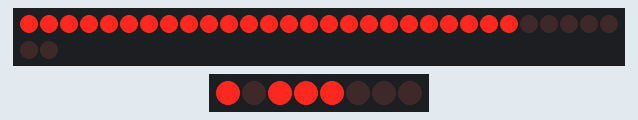
This sketch was run on a simulated Arduino Uno, built with avr-gcc and run on an emulated ATmega328P. On the bench: 32 shift-register outputs drawn as a row of LEDs (first output left, lit = HIGH), 8 shift-register outputs drawn as a row of LEDs (first output left, lit = HIGH). Wiring (inferred from the names in the program): 4 × shift register (74HC595): data pin 3; shift clock pin 1; latch pin 9; shift register (74HC595): data pin 10; shift clock pin 8; latch pin 2. Wiring (inferred from the signals the program sends): 2 × row of LEDs: on Q0, Q1, Q2, Q3, Q4, Q5, Q6, Q7, Q8, Q9, Q10, Q11, Q12, Q13, Q14, Q15, Q16, Q17, Q18, Q19, Q20, Q21, Q22, Q23, Q24, Q25, Q26, Q27, Q28, Q29, Q30, Q31 / on Q0, Q1, Q2, Q3, Q4, Q5, Q6, Q7.

Above: at 0.34 s.
At 11.57 s:
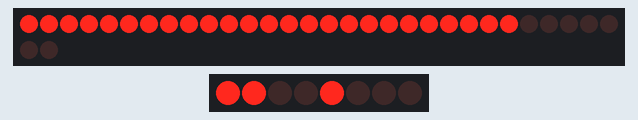
At 18.57 s:
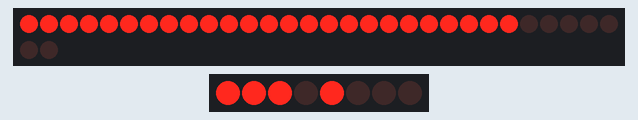
At 37.42 s:
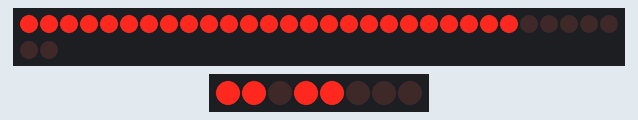
Timing chart, 0 to 40.0 s (numbered marks = the images above):
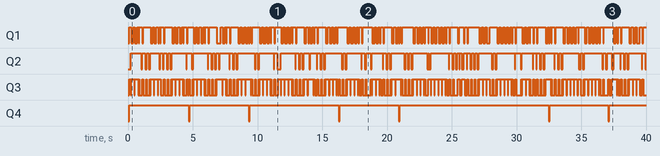

Measured:
- by itself, Q1: LOW → HIGH at 0.08 s, → LOW 0.18 s later, → HIGH 0.16 s later, → LOW 0.12 s later, … (221 changes in this stretch)

The sketch:

Cube1.ino
```cpp
//FOR ANODE
int clock_1 = 1; //IC Pin 11
int latch_1 = 2; //IC Pin 12
int data_1  = 3; //IC Pin 14
//FOR CATHODE
int clock_2 = 8; //IC Pin 11
int latch_2 = 9; //IC Pin 12
int data_2  = 10; //IC Pin 14

byte shift_1[]={
B11111111,B00000001,B11111110,B00000001,B11111110,B00000001,B11111110,B00000001,    B11111110,B00000010,B00000001,B11111100,B00000010,B00000001,B11111100,B00000010,B00000001,B11111100,B00000011,    B11111100,B00000100,B00000011,B11111000,B00000100,B00000011,B11111000,B00000100,B00000011,B11111000,B00000111,    B11111000,B00001000,B00000111,B11110000,B00001000,B00000111,B11110000,B00001000,B00000111,B11110000,B00001111,    B11110000,B00010000,B00001111,B11100000,B00010000,B00001111,B11100000,B00010000,B00001111,B11100000,B00011111,
                                                                                    B11100000,B00100000,B00011111,B11000000,B00100000,B00100000,B11000000,B00100000,B00011111,B11000000,B00111111,    B11000000,B01000000,B00111111,B10000000,B01000000,B00111111,B10000000,B01000000,B00111111,B10000000,B01111111,    B10000000,B10000000,B01111111,B00000000,B10000000,B01111111,B00000000,B10000000,B01111111,B00000000,B11111111,    B00000000,B00000000,B11111111,B00000000,B00000000,B11111111,B00000000,B00000000,B11111111,B00000000,B11111111,   B00000000,B00000000,B11111111,B00000000,B00000000,B11111111,B00000000,B00000000,B11111111,B00000000,B11111111,
                                                                                    B00000000,B00000000,B11111111,B00000000,B00000000,B11111111,B00000000,B00000000,B11111111,B00000000,B11111111,    B00000000,B00000000,B11111111,B00000000,B00000000,B11111111,B00000000,B00000000,B11111111,B00000000,B11111111,    B00000000,B00000000,B11111111,B00000000,B00000000,B11111111,B00000000,B00000000,B11111111,B00000000,B11111111,    B00000000,B00000000,B11111111,B00000000,B00000000,B11111111,B00000000,B00000000,B11111111,B00000000,B11111111,   B00000000,B00000000,B11111111,B00000000,B00000000,B11111111,B00000000,B00000000,B11111111,B00000000,B11111111,
                                                                                    B00000000,B00000000,B11111111,B00000000,B00000000,B11111111,B00000000,B00000000,B11111111,B00000000,B11111111,    B00000000,B00000000,B11111111,B00000000,B00000000,B11111111,B00000000,B00000000,B11111111,B00000000,B11111111,    B00000000,B00000000,B11111111,B00000000,B00000000,B11111111,B00000000,B00000000,B11111111,B00000000,B11111111,    B00000000,B00000000,B11111111,B00000000,B00000000,B11111111,B00000000,B00000000,B11111111,B00000000,B11111111,   B00000000,B00000000,B11111111,B00000000,B00000000,B11111111,B00000000,B00000000,B11111111,B00000000,B11111111,
                                                                                    B00000000,B00000000,B11111111,B00000000,B00000000,B11111111,B00000000,B00000000,B11111111,B00000000,B11111111,    B00000000,B00000000,B11111111,B00000000,B00000000,B11111111,B00000000,B00000000,B11111111,B00000000,B11111111,    B00000000,B00000000,B11111111,B00000000,B00000000,B11111111,B00000000,B00000000,B11111111,B00000000,B11111111,    B00000000,B00000000,B11111111,B00000000,B00000000,B11111111,B00000000,B00000000,B11111111,B00000000,B11111111,   B00000000,B00000000,B11111111,B00000000,B00000000,B11111111,B00000000,B00000000,B11111111,B00000000,B11111111
};

byte shift_2[]={
B11111111,B00000000,B11111111,B00000000,B11111111,B00000000,B11111111,B00000000,    B11111111,B00000000,B00000000,B11111111,B00000000,B00000000,B11111111,B00000000,B00000000,B11111111,B00000000,    B11111111,B00000000,B00000000,B11111111,B00000000,B00000000,B11111111,B00000000,B00000000,B11111111,B00000000,    B11111111,B00000000,B00000000,B11111111,B00000000,B00000000,B11111111,B00000000,B00000000,B11111111,B00000000,    B11111111,B00000000,B00000000,B11111111,B00000000,B00000000,B11111111,B00000000,B00000000,B11111111,B00000000,
                                                                                    B11111111,B00000000,B00000000,B11111111,B00000000,B00000000,B11111111,B00000000,B00000000,B11111111,B00000000,    B11111111,B00000000,B00000000,B11111111,B00000000,B00000000,B11111111,B00000000,B00000000,B11111111,B00000000,    B11111111,B00000000,B00000000,B11111111,B00000000,B00000000,B11111111,B00000000,B00000000,B11111111,B00000000,    B11111111,B00000001,B00000000,B11111110,B00000001,B00000000,B11111110,B00000001,B00000000,B11111110,B00000001,   B11111110,B00000010,B00000001,B11111100,B00000010,B00000001,B11111100,B00000010,B00000001,B11111100,B00000011,
                                                                                    B11111100,B00000100,B00000011,B11111000,B00000100,B00000011,B11111000,B00000100,B00000011,B11111000,B00000111,    B11111000,B00001000,B00000111,B11110000,B00001000,B00000111,B11110000,B00001000,B00000111,B11110000,B00001111,    B11110000,B00010000,B00001111,B11100000,B00010000,B00001111,B11100000,B00010000,B00001111,B11100000,B00011111,    B11100000,B00100000,B00011111,B11000000,B00100000,B00011111,B11000000,B00100000,B00011111,B11000000,B00111111,   B11000000,B01000000,B00111111,B10000000,B01000000,B00111111,B10000000,B01000000,B00111111,B10000000,B01111111,
                                                                                    B10000000,B10000000,B01111111,B00000000,B10000000,B01111111,B00000000,B10000000,B01111111,B00000000,B11111111,    B00000000,B00000000,B11111111,B00000000,B00000000,B11111111,B00000000,B00000000,B11111111,B00000000,B11111111,    B00000000,B00000000,B11111111,B00000000,B00000000,B11111111,B00000000,B00000000,B11111111,B00000000,B11111111,    B00000000,B00000000,B11111111,B00000000,B00000000,B11111111,B00000000,B00000000,B11111111,B00000000,B11111111,   B00000000,B00000000,B11111111,B00000000,B00000000,B11111111,B00000000,B00000000,B11111111,B00000000,B11111111,
                                                                                    B00000000,B00000000,B11111111,B00000000,B00000000,B11111111,B00000000,B00000000,B11111111,B00000000,B11111111,    B00000000,B00000000,B11111111,B00000000,B00000000,B11111111,B00000000,B00000000,B11111111,B00000000,B11111111,    B00000000,B00000000,B11111111,B00000000,B00000000,B11111111,B00000000,B00000000,B11111111,B00000000,B11111111,    B00000000,B00000000,B11111111,B00000000,B00000000,B11111111,B00000000,B00000000,B11111111,B00000000,B11111111,   B00000000,B00000000,B11111111,B00000000,B00000000,B11111111,B00000000,B00000000,B11111111,B00000000,B11111111
};

byte shift_3[]={
B11111111,B00000000,B11111111,B00000000,B11111111,B00000000,B11111111,B00000000,    B11111111,B00000000,B00000000,B11111111,B00000000,B00000000,B11111111,B00000000,B00000000,B11111111,B00000000,    B11111111,B00000000,B00000000,B11111111,B00000000,B00000000,B11111111,B00000000,B00000000,B11111111,B00000000,    B11111111,B00000000,B00000000,B11111111,B00000000,B00000000,B11111111,B00000000,B00000000,B11111111,B00000000,    B11111111,B00000000,B00000000,B11111111,B00000000,B00000000,B11111111,B00000000,B00000000,B11111111,B00000000,
                                                                                    B11111111,B00000000,B00000000,B11111111,B00000000,B00000000,B11111111,B00000000,B00000000,B11111111,B00000000,    B11111111,B00000000,B00000000,B11111111,B00000000,B00000000,B11111111,B00000000,B00000000,B11111111,B00000000,    B11111111,B00000000,B00000000,B11111111,B00000000,B00000000,B11111111,B00000000,B00000000,B11111111,B00000000,    B11111111,B00000000,B00000000,B11111111,B00000000,B00000000,B11111111,B00000000,B00000000,B11111111,B00000000,   B11111111,B00000000,B00000000,B11111111,B00000000,B00000000,B11111111,B00000000,B00000000,B11111111,B00000000,
                                                                                    B11111111,B00000000,B00000000,B11111111,B00000000,B00000000,B11111111,B00000000,B00000000,B11111111,B00000000,    B11111111,B00000000,B00000000,B11111111,B00000000,B00000000,B11111111,B00000000,B00000000,B11111111,B00000000,    B11111111,B00000000,B00000000,B11111111,B00000000,B00000000,B11111111,B00000000,B00000000,B11111111,B00000000,    B11111111,B00000000,B00000000,B11111111,B00000000,B00000000,B11111111,B00000000,B00000000,B11111111,B00000000,   B11111111,B00000000,B00000000,B11111111,B00000000,B00000000,B11111111,B00000000,B00000000,B11111111,B00000000,
                                                                                    B11111111,B00000000,B00000000,B11111111,B00000000,B00000000,B11111111,B00000000,B00000000,B11111111,B00000000,    B11111111,B00000001,B00000000,B11111110,B00000001,B00000000,B11111110,B00000001,B00000000,B11111110,B00000001,    B11111110,B00000010,B00000001,B11111100,B00000010,B00000001,B11111100,B00000010,B00000001,B11111100,B00000011,    B11111100,B00000100,B00000011,B11111000,B00000100,B00000011,B11111000,B00000100,B00000011,B11111000,B00000111,   B11111000,B00001000,B00000111,B11110000,B00001000,B00000111,B11110000,B00001000,B00000111,B11110000,B00001111,
                                                                                    B11110000,B00010000,B00001111,B11100000,B00010000,B00001111,B11100000,B00010000,B00001111,B11100000,B00011111,    B11100000,B00100000,B00011111,B11000000,B00100000,B00011111,B11000000,B00100000,B00011111,B11000000,B00111111,    B11000000,B01000000,B00111111,B10000000,B01000000,B00111111,B10000000,B10000000,B00111111,B10000000,B01111111,    B10000000,B10000000,B01111111,B00000000,B10000000,B01111111,B00000000,B10000000,B01111111,B00000000,B11111111,   B00000000,B00000000,B11111111,B00000000,B00000000,B11111111,B00000000,B00000000,B11111111,B00000000,B11111111
};

byte shift_4[]={
B1,       B0,       B1,        B0,       B1,      B0,       B1,       B0,           B1,       B0,       B0,       B1,       B0,       B0,       B1,       B0,       B0,       B1,       B0,           B1,       B0,       B0,       B1,       B0,       B0,       B1,       B0,       B0,       B1,       B0,           B1,       B0,       B0,       B1,       B0,       B0,       B1,       B0,       B0,       B1,       B0,           B1,       B0,       B0,       B1,       B0,       B0,       B1,       B0,       B0,       B1,       B0,
                                                                                    B1,       B0,       B0,       B1,       B0,       B0,       B1,       B0,       B0,       B1,       B0,           B1,       B0,       B0,       B1,       B0,       B0,       B1,       B0,       B0,       B1,       B0,           B1,       B0,       B0,       B1,       B0,       B0,       B1,       B0,       B0,       B1,       B0,           B1,       B0,       B0,       B1,       B0,       B0,       B1,       B0,       B0,       B1,       B0,           B1,       B0,       B0,       B1,       B0,       B0,       B1,       B0,       B0,       B1,       B0,
                                                                                    B1,       B0,       B0,       B1,       B0,       B0,       B1,       B0,       B0,       B1,       B0,           B1,       B0,       B0,       B1,       B0,       B0,       B1,       B0,       B0,       B1,       B0,           B1,       B0,       B0,       B1,       B0,       B0,       B1,       B0,       B0,       B1,       B0,           B1,       B0,       B0,       B1,       B0,       B0,       B1,       B0,       B0,       B1,       B0,           B1,       B0,       B0,       B1,       B0,       B0,       B1,       B0,       B0,       B1,       B0,
                                                                                    B1,       B0,       B0,       B1,       B0,       B0,       B1,       B0,       B0,       B1,       B0,           B1,       B0,       B0,       B1,       B0,       B0,       B1,       B0,       B0,       B1,       B0,           B1,       B0,       B0,       B1,       B0,       B0,       B1,       B0,       B0,       B1,       B0,           B1,       B0,       B0,       B1,       B0,       B0,       B1,       B0,       B0,       B1,       B0,           B1,       B0,       B0,       B1,       B0,       B0,       B1,       B0,       B0,       B1,       B0,
                                                                                    B1,       B0,       B0,       B1,       B0,       B0,       B1,       B0,       B0,       B1,       B0,           B1,       B0,       B0,       B1,       B0,       B0,       B1,       B0,       B0,       B1,       B0,           B1,       B0,       B0,       B1,       B0,       B0,       B1,       B0,       B0,       B1,       B0,           B1,       B0,       B0,       B1,       B0,       B0,       B1,       B0,       B0,       B1,       B0,           B1,       B1,       B0,       B0,       B1,       B0,       B0,       B1,       B0,       B0,       B1
};

byte gnd[]={
B00001,   B00010,   B00001,    B00100,   B00001,  B01000,   B00001,   B10000,       B00001,   B00010,   B10000,   B00001,   B00100,   B10000,   B00001,   B01000,   B10000,   B00001,   B10000,       B00001,   B00010,   B10000,   B00001,   B00100,   B10000,   B00001,   B01000,   B10000,   B00001,   B10000,       B00001,   B00010,   B10000,   B00001,   B00100,   B10000,   B00001,   B01000,   B10000,   B00001,   B10000,       B00001,   B00010,   B10000,   B00001,   B00100,   B10000,   B00001,   B01000,   B10000,   B00001,   B10000,
                                                                                    B00001,   B00010,   B10000,   B00001,   B00100,   B10000,   B00001,   B01000,   B10000,   B00001,   B10000,       B00001,   B00010,   B10000,   B00001,   B00100,   B10000,   B00001,   B01000,   B10000,   B00001,   B10000,       B00001,   B00010,   B10000,   B00001,   B00100,   B10000,   B00001,   B01000,   B10000,   B00001,   B10000,       B00001,   B00010,   B10000,   B00001,   B00100,   B10000,   B00001,   B01000,   B10000,   B00001,   B10000,       B00001,   B00010,   B10000,   B00001,   B00100,   B10000,   B00001,   B01000,   B10000,   B00001,   B10000,
                                                                                    B00001,   B00010,   B10000,   B00001,   B00100,   B10000,   B00001,   B01000,   B10000,   B00001,   B10000,       B00001,   B00010,   B10000,   B00001,   B00100,   B10000,   B00001,   B01000,   B10000,   B00001,   B10000,       B00001,   B00010,   B10000,   B00001,   B00100,   B10000,   B00001,   B01000,   B10000,   B00001,   B10000,       B00001,   B00010,   B10000,   B00001,   B00100,   B10000,   B00001,   B01000,   B10000,   B00001,   B10000,       B00001,   B00010,   B10000,   B00001,   B00100,   B10000,   B00001,   B01000,   B10000,   B00001,   B10000,
                                                                                    B00001,   B00010,   B10000,   B00001,   B00100,   B10000,   B00001,   B01000,   B10000,   B00001,   B10000,       B00001,   B00010,   B10000,   B00001,   B00100,   B10000,   B00001,   B01000,   B10000,   B00001,   B10000,       B00001,   B00010,   B10000,   B00001,   B00100,   B10000,   B00001,   B01000,   B10000,   B00001,   B10000,       B00001,   B00010,   B10000,   B00001,   B00100,   B10000,   B00001,   B01000,   B10000,   B00001,   B10000,       B00001,   B00010,   B10000,   B00001,   B00100,   B10000,   B00001,   B01000,   B10000,   B00001,   B10000,
                                                                                    B00001,   B00010,   B10000,   B00001,   B00100,   B10000,   B00001,   B01000,   B10000,   B00001,   B10000,       B00001,   B00010,   B10000,   B00001,   B00100,   B10000,   B00001,   B01000,   B10000,   B00001,   B10000,       B00001,   B00010,   B10000,   B00001,   B00100,   B10000,   B00001,   B01000,   B10000,   B00001,   B10000,       B00001,   B00010,   B10000,   B00001,   B00100,   B10000,   B00001,   B01000,   B10000,   B00001,   B10000,       B00001,   B00010,   B10000,   B00001,   B00100,   B10000,   B00001,   B01000,   B10000,   B00001,   B10000
};

int count = sizeof(gnd);
/*Shooting Stars*/
void setup() {
pinMode(latch_1, OUTPUT);
pinMode(clock_1, OUTPUT);
pinMode(data_1, OUTPUT);
pinMode(latch_2, OUTPUT);
pinMode(clock_2, OUTPUT);
pinMode(data_2, OUTPUT);
}

int i=0;

void loop() {
digitalWrite(latch_1, LOW);
digitalWrite(latch_2, LOW);
shiftOut(data_1, clock_1, MSBFIRST, shift_4[i]);
shiftOut(data_1, clock_1, MSBFIRST, shift_3[i]);
shiftOut(data_1, clock_1, MSBFIRST, shift_2[i]);
shiftOut(data_1, clock_1, MSBFIRST, shift_1[i]);
shiftOut(data_2, clock_2, MSBFIRST, gnd[i]);
digitalWrite(latch_1, HIGH);
digitalWrite(latch_2, HIGH);
delay(8);
i++;
if (i>=count)
i=0;
}
```
